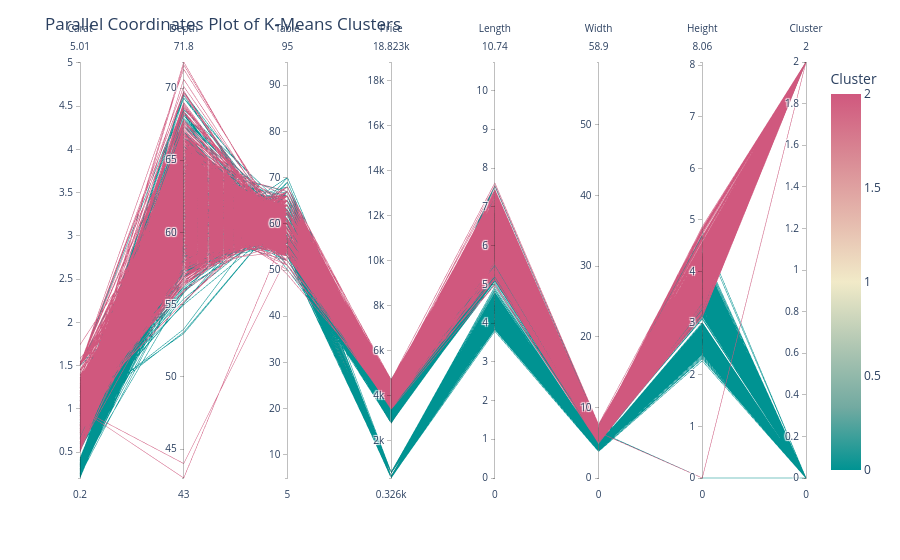

Notebook code for this chart:
### Code cell
import plotly.express as px

# Select only numeric columns
df_num = df.select_dtypes(include=['number']).copy()

# Create Parallel Coordinates Plot
fig = px.parallel_coordinates(
    df_num,
    color='labels',                     # Colour based on cluster labels
    labels={
        'carat': 'Carat',
        'price': 'Price',
        'depth': 'Depth',
        'table': 'Table',
        'x': 'Length',
        'y': 'Width',
        'z': 'Height',
        'labels': 'Cluster'
    },
    color_continuous_scale=px.colors.diverging.Tealrose
)

fig.update_layout(
    title="Parallel Coordinates Plot of K-Means Clusters"
)

fig.show()

### Figure 1 — Plotly figure (JSON) as saved in the notebook; plotly's stock layout.template omitted (floating-point values rounded to 4 significant figures; data arrays with more than 128 entries replaced by an {"elided": "..."} marker saying what was removed)
{"data": [{"dimensions": [{"label": "Carat", "values": {"elided": "37325 float values"}}, {"label": "Depth", "values": {"elided": "37325 float values"}}, {"label": "Table", "values": {"elided": "37325 float values"}}, {"label": "Price", "values": {"elided": "37325 float values"}}, {"label": "Length", "values": {"elided": "37325 float values"}}, {"label": "Width", "values": {"elided": "37325 float values"}}, {"label": "Height", "values": {"elided": "37325 float values"}}, {"label": "Cluster", "values": {"elided": "37325 int values"}}], "domain": {"x": [0, 1], "y": [0, 1]}, "line": {"color": {"elided": "37325 int values"}, "coloraxis": "coloraxis"}, "name": "", "type": "parcoords"}], "layout": {"coloraxis": {"autocolorscale": false, "colorbar": {"title": {"text": "Cluster"}}, "colorscale": [[0, "rgb(0, 147, 146)"], [0.1667, "rgb(114, 170, 161)"], [0.3333, "rgb(177, 199, 179)"], [0.5, "rgb(241, 234, 200)"], [0.6667, "rgb(229, 185, 173)"], [0.8333, "rgb(217, 137, 148)"], [1, "rgb(208, 88, 126)"]]}, "legend": {"tracegroupgap": 0}, "margin": {"t": 60}, "title": {"text": "Parallel Coordinates Plot of K-Means Clusters"}}}
